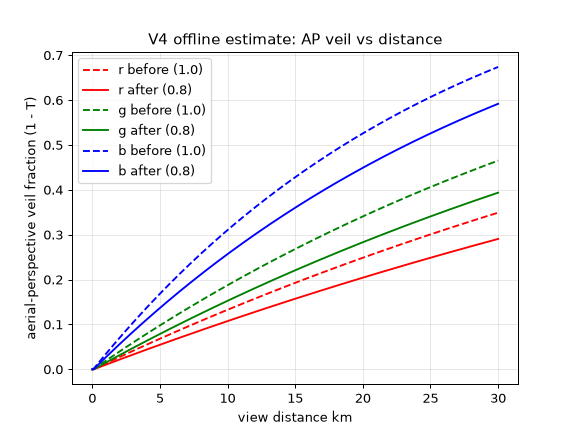

Reproduce this figure in Python.
"""V4 offline estimate (next steps.md §7.36): how much of the SkyAtmosphere
aerial-perspective veil (1 - transmittance) a distant hill gets, before/after
AerialPespectiveViewDistanceScale 1.0 -> 0.8. Homogeneous horizontal path at
the atmosphere's ground density (PlanetTopAtAbsoluteWorldOrigin: world Z~0 is
atmosphere altitude 0, and the valley sits below it, so density ~ ground max).
Coefficients = ODAtmosphereController.cpp values + engine defaults for the
rest (Rayleigh color (0.175287,0.409607,1), Mie absorption 0.000444).
Single-extinction estimate only: inscatter ~ L_sky*(1-T), surface ~ T.
It ignores multiple scattering, sun phase, and the height fog; the sign and
relative size of the change are what it's good for, not absolute pixels.
Run: python scratchpad/verify_v4_aerial_perspective.py"""
import numpy as np
import matplotlib
matplotlib.use("Agg")
import matplotlib.pyplot as plt
from pathlib import Path

OUT = Path(__file__).resolve().parent
RAY = 0.028 * np.array([0.175287, 0.409607, 1.0])   # SetRayleighScatteringScale(0.028)
MIE_EXT = 0.009 + 0.000444                            # SetMieScatteringScale(0.009) + default absorption
START_KM = 0.07                                       # SetAerialPerspectiveStartDepth(0.07)
SIG = RAY + MIE_EXT                                   # per km, per RGB channel

def veil(d_km, scale):
    return 1 - np.exp(-SIG[None, :] * np.maximum(d_km[:, None] * scale - START_KM, 0))

d = np.linspace(0, 30, 301)
b, a = veil(d, 1.0), veil(d, 0.8)
lines = ["V4: AerialPespectiveViewDistanceScale 1.0 -> 0.8 (all other SkyAtmosphere params unchanged: "
         "Rayleigh 0.028, Mie 0.009, MieAnisotropy 0.82, APStartDepth 0.07 km)",
         f"extinction per km RGB = {np.round(SIG, 5).tolist()}"]
for km in (1, 2, 5, 10, 15, 20, 30):
    i = np.argmin(abs(d - km))
    lines.append(f"  d={km:>2} km  veil(1-T) RGB before={np.round(b[i], 3).tolist()} after={np.round(a[i], 3).tolist()}"
                 f"  blue-veil change={100 * (a[i, 2] / b[i, 2] - 1):+.1f}%")
log = "\n".join(lines)
print(log)
(OUT / "verify_v4_aerial_perspective.log").write_text(log + "\n")
for c, col in enumerate("rgb"):
    plt.plot(d, b[:, c], color=col, ls="--", label=f"{col} before (1.0)")
    plt.plot(d, a[:, c], color=col, label=f"{col} after (0.8)")
plt.xlabel("view distance km"); plt.ylabel("aerial-perspective veil fraction (1 - T)")
plt.title("V4 offline estimate: AP veil vs distance"); plt.legend(); plt.grid(alpha=.3)
plt.savefig(OUT / "verify_v4_aerial_perspective.png", dpi=90)
